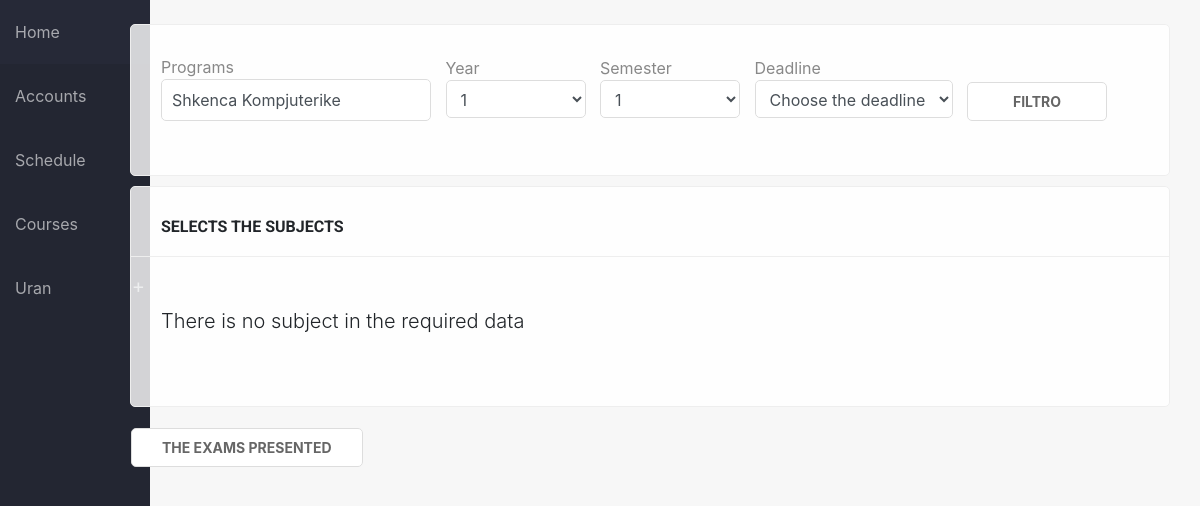
/provimet/paraqit/ (signed in), run on an earlier commit of the app's database.
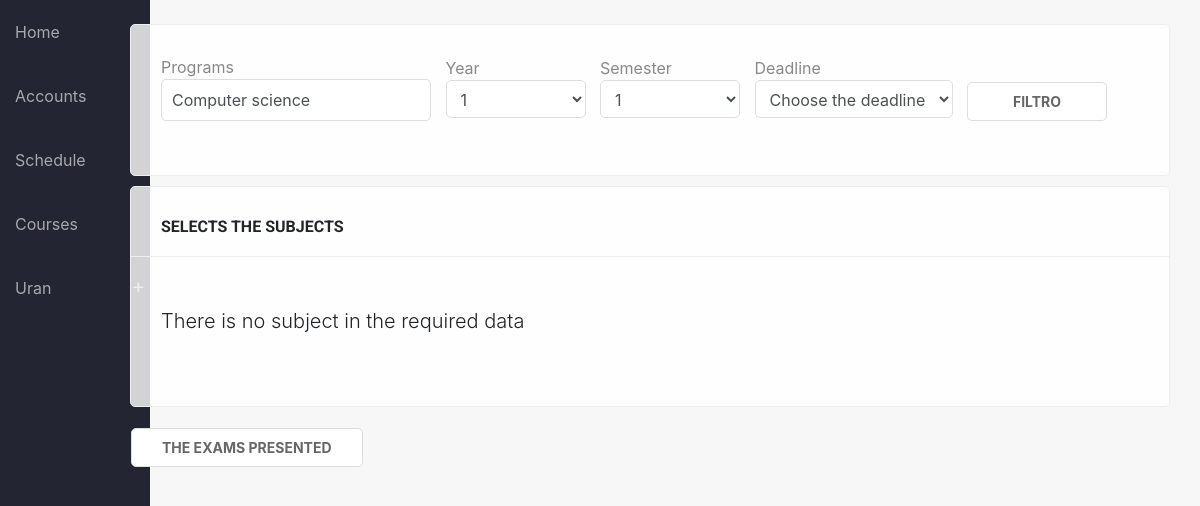
And on a later commit of the database.
### sems/models.py (models this page shows, shortened)
class Program(models.Model):
    name = models.CharField(max_length=150)
    summary = models.TextField(null=True, blank=True)

### sems/views.py (the view)
# urls.py: path('provimet/paraqit/', views.paraqit_provimet, name='provimet'),
def paraqit_provimet(request):
    provimetList = list()
    courses = None
    provimet = None
    afatet = afatet_provimeve.objects.filter(aktiv=True)
    afatetAll = afatet_provimeve.objects.all()
    program = request.user.student.program
    if request.method == 'GET':
        if request.GET.get('filter'):
            year = int(request.GET.get('year'))
            semester = int(request.GET.get('semester'))
            if int(request.GET.get('afati')) > -1:
                afati = get_object_or_404(afatet_provimeve, pk=int(request.GET.get('afati')))
                provimetList = list(Provimet.objects.values_list('course', flat=True).filter(student=request.user, afati=afati))
            courses = Course.objects.filter(program=program, year=year, semester=semester).exclude(pk__in=provimetList).annotate(hera=Count('pk'))
    return render (
        request, 'paraqit_provimet.html', {'program': program, 'courses': courses, 'provimet': provimet, 'afatet': afatet, 'afatetAll': afatetAll},
    )

### sems/views.py (called while the page is built)
@register.filter
def toInt(value):
    return int(value)

@register.filter
def toStr(value):
    return str(value)

### sems/templates/paraqit_provimet.html (shortened to what this page needs)
{% extends 'base_generic.html' %}
{% block content %}
<div class="container">
	<div class="row">
		<div class="col-md-12 col-xs-12">
			<div class="no-shade card-box">
				<form method="get" class="form-spaced fixed-width">
					<label for="program">
						<span class="faded">Programs</span><br>
						<input class="form-control" type="text" name="program" value="{{ program.name }}" readonly="">
					</label>
					<label for="year">
						<span class="faded">Year</span><br>
						<select name="year" id="year" class="form-control">
							{% for i in '1234' %}
							<option {% if request.GET.year == i %}selected=""{% endif %} value="{{ i }}">{{ i }}</option>
							{% endfor %}
						</select>
					</label>
					<label for="semester">
						<span class="faded">Semester</span><br>
						<select name="semester" id="semester" class="form-control">
							{% for i in '12345678' %}
							<option {% if request.GET.semester == i %}selected=""{% endif %} value="{{ i }}">{{ i }}</option>
							{% endfor %}
						</select>
					</label>
					{% if afatet %}
					<label for="afati">
						<span class="faded">Deadline</span><br>
						<select name="afati" id="afati" class="form-control">
							<option value="-1">Choose the deadline</option>
						</select>
					</label>
					{% endif %}
					<input type="submit" name="filter" value="filtro" class="btn btn-primary">
				</form>
			</div>
			<div class="card-box">
				<h6>Selects the subjects</h6>
				{% if afatet %}
				{% if courses and request.GET.afati|toInt > -1 %}
				<table>
					<thead>
						<tr>
							<th style="max-width: 50px">Types</th>
							<th>Subject</th>
							<th>Lecturer</th>
							<th>Presented</th>
							<th></th>
						</tr>
					</thead>
					<tbody>
						{% for course in courses %}
						<tr>
							<td style="max-width: 50px">{{ course.get_type }}</td>
							<td>{{ course.name }}</td>
							<td>
								{% for t in course.course_teacher.all %}
								{{ t }}<br>
								{% endfor %}
							</td>
							<td>{{ course.hera }}</td>
							<td class="text-right"><a href="{% url 'paraqit_provimin' c_pk=course.pk a_pk=request.GET.afati|toInt %}" class="btn-sm btn btn-primary">Paraqit</a></td>
						</tr>
						{% endfor %}
					</tbody>
				</table>
				{% else %}
				<p class="lead"><br>There is no subject in the required data</p><br>
				{% endif %}
				{% else %}
					<p class="text-danger">The exam deadline has expired</p>
				{% endif %}
			</div>
			<div class="empty-box">
				<a href="{% url 'provimet_paraqitura' %}" class="btn btn-primary">The exams presented</a>
			</div>
		</div>
	</div>
</div>
{% endblock %}
{% block javascript %}
{% load static %}
{% endblock %}

What changed in the data, as far as the page shows it:
changed Program: program "Shkenca Kompjuterike" → "Computer science"
